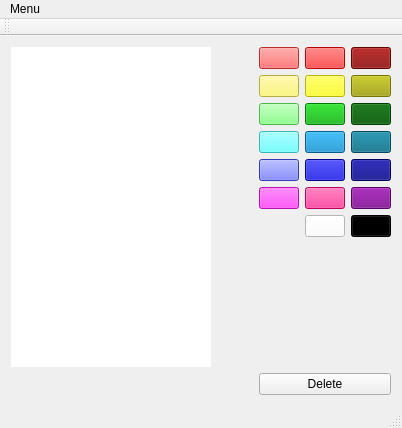
<?xml version="1.0" encoding="UTF-8"?>
<ui version="4.0">
 <class>MainWindow</class>
 <widget class="QMainWindow" name="MainWindow">
  <property name="geometry">
   <rect>
    <x>0</x>
    <y>0</y>
    <width>402</width>
    <height>411</height>
   </rect>
  </property>
  <property name="windowTitle">
   <string>MainWindow</string>
  </property>
  <widget class="QWidget" name="centralWidget">
   <layout class="QGridLayout" name="gridLayout_2">
    <item row="0" column="0">
     <spacer name="verticalSpacer_2">
      <property name="orientation">
       <enum>Qt::Vertical</enum>
      </property>
      <property name="sizeHint" stdset="0">
       <size>
        <width>20</width>
        <height>40</height>
       </size>
      </property>
     </spacer>
    </item>
    <item row="2" column="0">
     <spacer name="verticalSpacer_3">
      <property name="orientation">
       <enum>Qt::Vertical</enum>
      </property>
      <property name="sizeHint" stdset="0">
       <size>
        <width>20</width>
        <height>40</height>
       </size>
      </property>
     </spacer>
    </item>
    <item row="1" column="0">
     <layout class="QGridLayout" name="gridLayout_3">
      <item row="0" column="2">
       <layout class="QGridLayout" name="gridLayout">
        <item row="3" column="0">
         <widget class="QPushButton" name="lcyan">
          <property name="styleSheet">
           <string notr="true">background-color: rgb(80, 255, 255);</string>
          </property>
          <property name="text">
           <string/>
          </property>
         </widget>
        </item>
        <item row="3" column="1">
         <widget class="QPushButton" name="cyan">
          <property name="styleSheet">
           <string notr="true">background-color: rgb(0, 129, 194);</string>
          </property>
          <property name="text">
           <string/>
          </property>
         </widget>
        </item>
        <item row="5" column="0">
         <widget class="QPushButton" name="lmagenta">
          <property name="styleSheet">
           <string notr="true">background-color: rgb(255, 23, 244);</string>
          </property>
          <property name="text">
           <string/>
          </property>
          <property name="checkable">
           <bool>false</bool>
          </property>
          <property name="default">
           <bool>false</bool>
          </property>
          <property name="flat">
           <bool>false</bool>
          </property>
         </widget>
        </item>
        <item row="7" column="0">
         <spacer name="verticalSpacer">
          <property name="orientation">
           <enum>Qt::Vertical</enum>
          </property>
          <property name="sizeHint" stdset="0">
           <size>
            <width>20</width>
            <height>40</height>
           </size>
          </property>
         </spacer>
        </item>
        <item row="4" column="0">
         <widget class="QPushButton" name="lblue">
          <property name="styleSheet">
           <string notr="true">background-color: rgb(74, 83, 255);</string>
          </property>
          <property name="text">
           <string/>
          </property>
         </widget>
        </item>
        <item row="2" column="1">
         <widget class="QPushButton" name="green">
          <property name="styleSheet">
           <string notr="true">background-color: rgb(0, 170, 0);</string>
          </property>
          <property name="text">
           <string/>
          </property>
         </widget>
        </item>
        <item row="5" column="1">
         <widget class="QPushButton" name="magenta">
          <property name="styleSheet">
           <string notr="true">background-color: rgb(255, 0, 127);</string>
          </property>
          <property name="text">
           <string/>
          </property>
         </widget>
        </item>
        <item row="4" column="1">
         <widget class="QPushButton" name="blue">
          <property name="styleSheet">
           <string notr="true">background-color: rgb(0, 0, 190);</string>
          </property>
          <property name="text">
           <string/>
          </property>
         </widget>
        </item>
        <item row="6" column="0" colspan="3">
         <layout class="QHBoxLayout" name="horizontalLayout_2">
          <item>
           <spacer name="horizontalSpacer">
            <property name="orientation">
             <enum>Qt::Horizontal</enum>
            </property>
            <property name="sizeHint" stdset="0">
             <size>
              <width>40</width>
              <height>20</height>
             </size>
            </property>
           </spacer>
          </item>
          <item>
           <widget class="QPushButton" name="white">
            <property name="styleSheet">
             <string notr="true">background-color: rgb(255, 255, 255);</string>
            </property>
            <property name="text">
             <string/>
            </property>
           </widget>
          </item>
          <item>
           <widget class="QPushButton" name="black">
            <property name="styleSheet">
             <string notr="true">background-color: rgb(0, 0, 0);</string>
            </property>
            <property name="text">
             <string/>
            </property>
           </widget>
          </item>
         </layout>
        </item>
        <item row="1" column="2">
         <widget class="QPushButton" name="dyellow">
          <property name="styleSheet">
           <string notr="true">background-color: rgb(162, 162, 0);</string>
          </property>
          <property name="text">
           <string/>
          </property>
         </widget>
        </item>
        <item row="0" column="0">
         <widget class="QPushButton" name="lred">
          <property name="styleSheet">
           <string notr="true">background-color: rgb(255, 67, 67);</string>
          </property>
          <property name="text">
           <string/>
          </property>
         </widget>
        </item>
        <item row="2" column="0">
         <widget class="QPushButton" name="lgreen">
          <property name="styleSheet">
           <string notr="true">background-color: rgb(112, 255, 110);</string>
          </property>
          <property name="text">
           <string/>
          </property>
         </widget>
        </item>
        <item row="5" column="2">
         <widget class="QPushButton" name="dmagenta">
          <property name="styleSheet">
           <string notr="true">background-color: rgb(120, 1, 136);</string>
          </property>
          <property name="text">
           <string/>
          </property>
         </widget>
        </item>
        <item row="4" column="2">
         <widget class="QPushButton" name="dblue">
          <property name="styleSheet">
           <string notr="true">background-color: rgb(0, 0, 127);</string>
          </property>
          <property name="text">
           <string/>
          </property>
         </widget>
        </item>
        <item row="0" column="2">
         <widget class="QPushButton" name="dred">
          <property name="styleSheet">
           <string notr="true">background-color: rgb(130, 0, 0);</string>
          </property>
          <property name="text">
           <string/>
          </property>
         </widget>
        </item>
        <item row="2" column="2">
         <widget class="QPushButton" name="dgreen">
          <property name="styleSheet">
           <string notr="true">background-color: rgb(0, 85, 0);</string>
          </property>
          <property name="text">
           <string/>
          </property>
         </widget>
        </item>
        <item row="0" column="1">
         <widget class="QPushButton" name="red">
          <property name="styleSheet">
           <string notr="true">background-color: rgb(255, 0, 0);</string>
          </property>
          <property name="text">
           <string/>
          </property>
         </widget>
        </item>
        <item row="3" column="2">
         <widget class="QPushButton" name="dcyan">
          <property name="styleSheet">
           <string notr="true">background-color: rgb(0, 102, 130);</string>
          </property>
          <property name="text">
           <string/>
          </property>
         </widget>
        </item>
        <item row="1" column="0">
         <widget class="QPushButton" name="lyellow">
          <property name="styleSheet">
           <string notr="true">background-color: rgb(255, 244, 90);</string>
          </property>
          <property name="text">
           <string/>
          </property>
         </widget>
        </item>
        <item row="1" column="1">
         <widget class="QPushButton" name="yellow">
          <property name="styleSheet">
           <string notr="true">background-color: rgb(255, 255, 0);</string>
          </property>
          <property name="text">
           <string/>
          </property>
         </widget>
        </item>
       </layout>
      </item>
      <item row="0" column="0">
       <widget class="QLabel" name="label">
        <property name="minimumSize">
         <size>
          <width>200</width>
          <height>320</height>
         </size>
        </property>
        <property name="styleSheet">
         <string notr="true">background-color: rgb(255, 255, 255);</string>
        </property>
        <property name="text">
         <string/>
        </property>
       </widget>
      </item>
      <item row="0" column="1">
       <spacer name="horizontalSpacer_3">
        <property name="orientation">
         <enum>Qt::Horizontal</enum>
        </property>
        <property name="sizeHint" stdset="0">
         <size>
          <width>40</width>
          <height>20</height>
         </size>
        </property>
       </spacer>
      </item>
      <item row="1" column="2">
       <widget class="QPushButton" name="pushButton">
        <property name="text">
         <string>Delete</string>
        </property>
       </widget>
      </item>
     </layout>
    </item>
   </layout>
  </widget>
  <widget class="QMenuBar" name="menuBar">
   <property name="geometry">
    <rect>
     <x>0</x>
     <y>0</y>
     <width>402</width>
     <height>22</height>
    </rect>
   </property>
   <widget class="QMenu" name="menuMenu">
    <property name="title">
     <string>Menu</string>
    </property>
    <addaction name="actionSave"/>
    <addaction name="actionClose"/>
    <addaction name="actionOpen"/>
   </widget>
   <addaction name="menuMenu"/>
  </widget>
  <widget class="QToolBar" name="mainToolBar">
   <attribute name="toolBarArea">
    <enum>TopToolBarArea</enum>
   </attribute>
   <attribute name="toolBarBreak">
    <bool>false</bool>
   </attribute>
  </widget>
  <widget class="QStatusBar" name="statusBar"/>
  <action name="actionSave">
   <property name="text">
    <string>Save</string>
   </property>
  </action>
  <action name="actionClose">
   <property name="text">
    <string>Open</string>
   </property>
  </action>
  <action name="actionOpen">
   <property name="text">
    <string>Close</string>
   </property>
  </action>
 </widget>
 <layoutdefault spacing="6" margin="11"/>
 <resources/>
 <connections/>
</ui>
